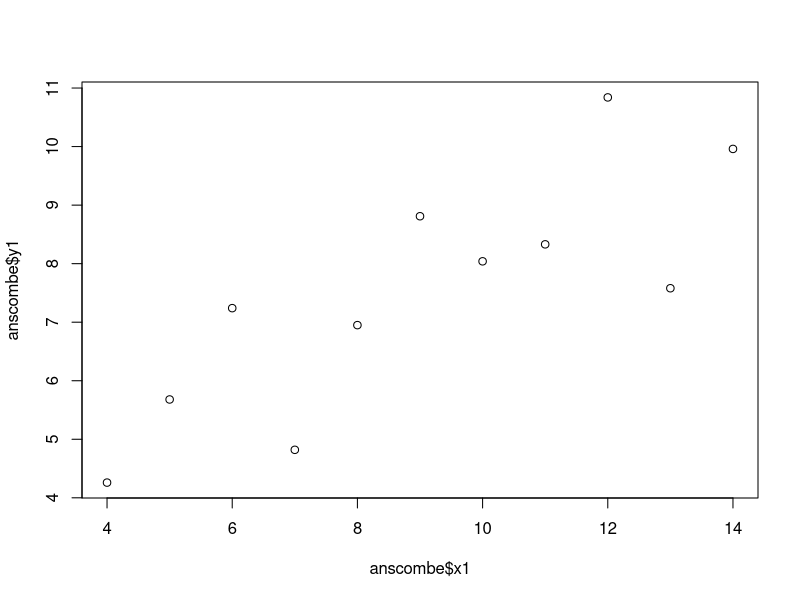
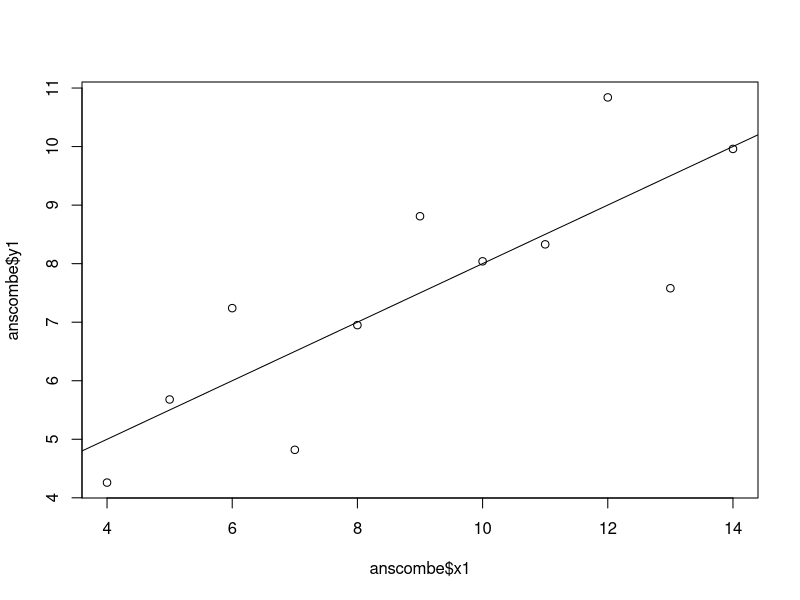
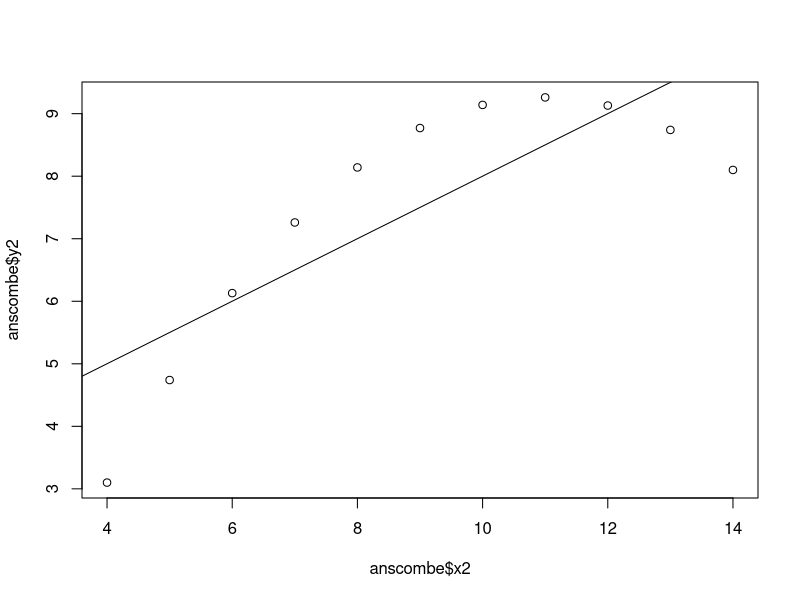
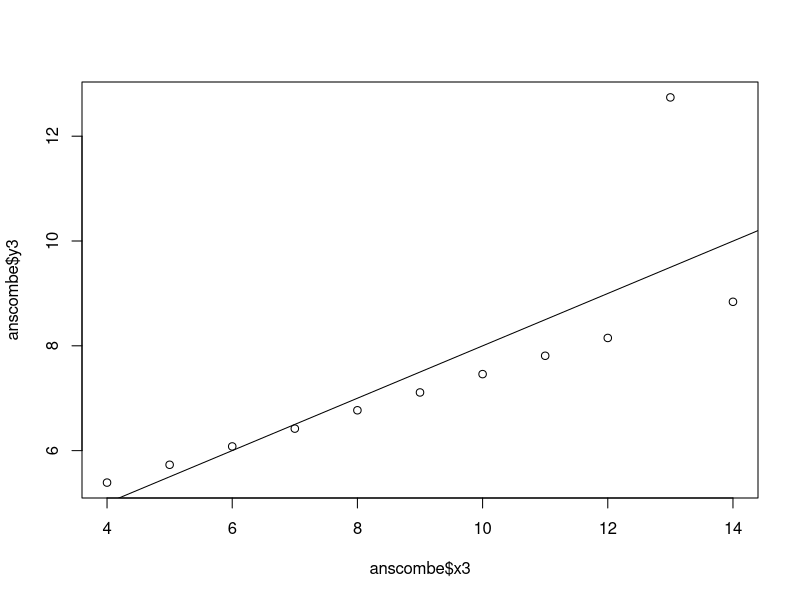
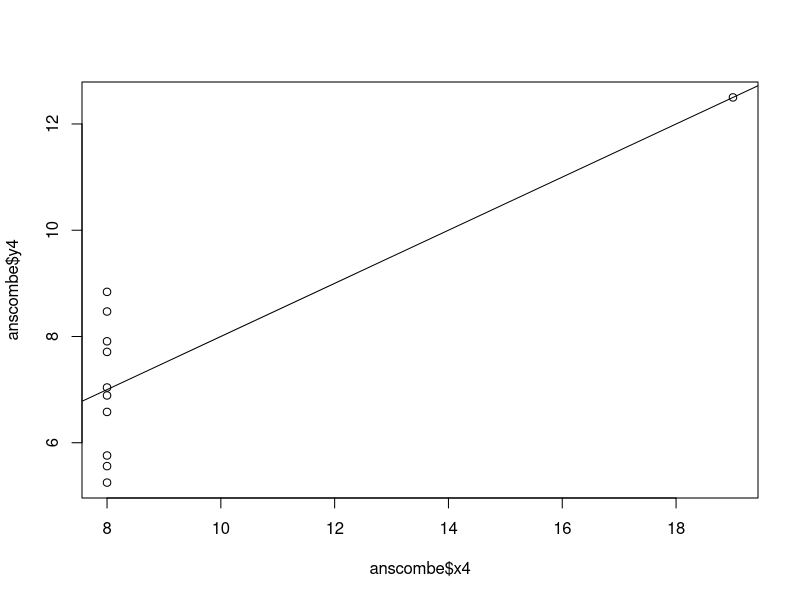
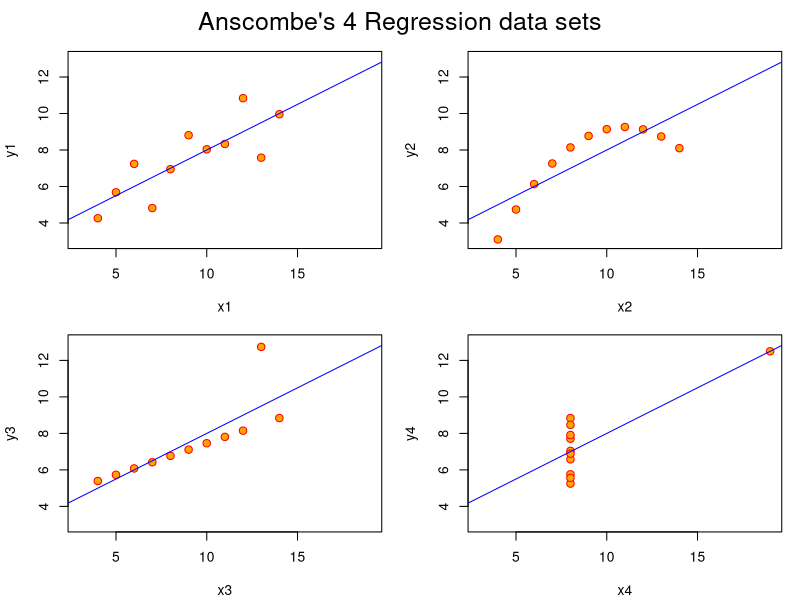

These figures' R source, in order:
## Data Visualization
## Objective: Identify data or model problems using visualization
## Anscombe (1973) Quartlet

data(anscombe)  # Load Anscombe's data
summary(anscombe)

## Simple version
plot(anscombe$x1,anscombe$y1)
summary(anscombe)

# Create four model objects
lm1 <- lm(y1 ~ x1, data=anscombe)
summary(lm1)
lm2 <- lm(y2 ~ x2, data=anscombe)
summary(lm2)
lm3 <- lm(y3 ~ x3, data=anscombe)
summary(lm3)
lm4 <- lm(y4 ~ x4, data=anscombe)
summary(lm4)
plot(anscombe$x1,anscombe$y1)
abline(coefficients(lm1))
plot(anscombe$x2,anscombe$y2)
abline(coefficients(lm2))
plot(anscombe$x3,anscombe$y3)
abline(coefficients(lm3))
plot(anscombe$x4,anscombe$y4)
abline(coefficients(lm4))


## Fancy version (per help file)

ff <- y ~ x
mods <- setNames(as.list(1:4), paste0("lm", 1:4))

# Plot using for loop
for(i in 1:4) {
  ff[2:3] <- lapply(paste0(c("y","x"), i), as.name)
  ## or   ff[[2]] <- as.name(paste0("y", i))
  ##      ff[[3]] <- as.name(paste0("x", i))
  mods[[i]] <- lmi <- lm(ff, data = anscombe)
  print(anova(lmi))
}

sapply(mods, coef)  # Note the use of this function
lapply(mods, function(fm) coef(summary(fm)))

# Preparing for the plots
op <- par(mfrow = c(2, 2), mar = 0.1+c(4,4,1,1), oma =  c(0, 0, 2, 0))

# Plot charts using for loop
for(i in 1:4) {
  ff[2:3] <- lapply(paste0(c("y","x"), i), as.name)
  plot(ff, data = anscombe, col = "red", pch = 21, bg = "orange", cex = 1.2,
       xlim = c(3, 19), ylim = c(3, 13))
  abline(mods[[i]], col = "blue")
}
mtext("Anscombe's 4 Regression data sets", outer = TRUE, cex = 1.5)
par(op)

